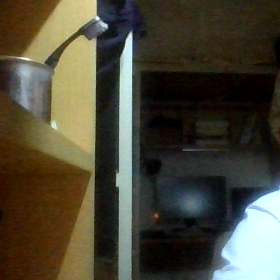
#> input picture code/capture_python.png, 280 x 280 px
$ python face_read_v2.py
#> lines starting #> are read from the running program, lines starting #| are printed output that depends on the picture
#> further down, img is the input picture: shape (280, 280, 3); mean B, G, R 55.4, 70.8, 74.7
import cv2
import math
# import numpy as np

color = {'W': 0, 'R': 1, 'G': 2, 'B': 3, 'O': 4, 'Y': 5, 'U': 6}


def get_mean_RGB(img):
    # note: the default color format in CV2.imread is BGR
    blue = img[:, :, 0].mean()
    green = img[:, :, 1].mean()
    red = img[:, :, 2].mean()
    return red, green, blue


def get_mean_HSV(img):
    HSV = cv2.cvtColor(img, cv2.COLOR_BGR2HSV)
    h = HSV[:, :, 0].mean()
    s = HSV[:, :, 1].mean()
    v = HSV[:, :, 2].mean()
    return h, s, v


def get_color_HSVRGB(h, s, v, r, g, b):
    if (r==0 or b / r > 2) and b > g:
        return color['B']
    elif (r==0 or g / r > 2) and g > b:
        return color['G']
    if (b==0 or r / b > 2) and (g==0 or r / g > 2):
        if h > 8:
            return color['O']
        else:
            return color['R']
    elif h < 20 and s < 150:
        return color['W']
    elif h < 50:
        return color['Y']
    else:
        return color['W']


def sq_color_read(img, edge_pect):
    '''
        input:
            image of a single sticker(of a single color)
        return:
            one integer representing the sticker's color
            W:0 R:1 G:2 B:3 O:4 Y:5
    '''
    ori_size = len(img)
    start = math.floor(ori_size*(edge_pect/2))
    end = math.floor(ori_size*(1-edge_pect/2))
    img_center = img[start:end, start:end]
    r, g, b = get_mean_RGB(img_center)
    h, s, v = get_mean_HSV(img_center)
    return get_color_HSVRGB(h, s, v, r, g, b)


def face_read(img):
    '''
        input:
            image read by cv2.imread(pth)
            (the given img must be a square)
        return:
            a list of 9 integers�?
                W:0 R:1 G:2 B:3 O:4 Y:5
            representing colors of the 9 stickers on the cube face
    '''
    colors = [0, 0, 0, 0, 0, 0, 0, 0, 0]
    size_len = len(img)
#> size_len = 280
    s_size = int(size_len / 3)
#> s_size = 93
    for i in range(9):
        l = i // 3 + 1
        c = i % 3 + 1
        sticker = img[(l-1)*s_size:l*s_size, (c-1)*s_size:c*s_size]
        colors[i] = sq_color_read(sticker, 0.7)
#> this loop made 9 passes
#> (r in sq_color_read, g in sq_color_read, b in sq_color_read) on passes 1 to 9: (160.8, 148.7, 97.51), (83.78, 91.49, 89.58), (44.7, 35.49, 19.39), (131.6, 123.5, 78.88), (71.17, 79.95, 76.36), (27.37, 23.73, 17.4), (73.41, 42.31, 7.61), (66.71, 70.78, 66.29), (114.8, 141.7, 152.9)
#> pass 1, in face_read, `sticker = img[(l-1)*s_size:l*s_size, (c-1)*s_size:c*s_size]`:
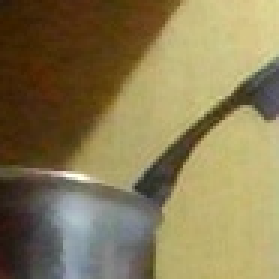
#> sticker: shape (93, 93, 3) (shown 3 times larger); mean B, G, R 83.7, 123, 136.4
#> pass 1, in sq_color_read, `img_center = img[start:end, start:end]`:
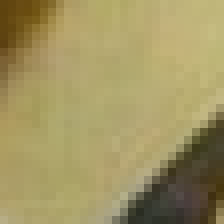
#> img_center: shape (28, 28, 3) (shown 8 times larger); mean B, G, R 97.5, 148.7, 160.8
#> pass 2, in face_read, `sticker = img[(l-1)*s_size:l*s_size, (c-1)*s_size:c*s_size]`:
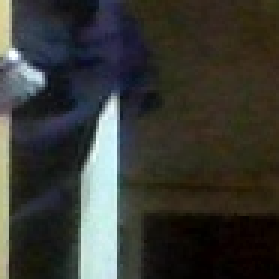
#> sticker: shape (93, 93, 3) (shown 3 times larger); mean B, G, R 52.5, 57.3, 56.4
#> after the loop:
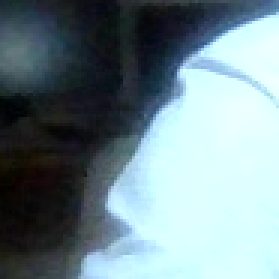
#> sticker: shape (93, 93, 3) (shown 3 times larger); mean B, G, R 142.3, 136, 115
#> after the loop, colors = [5, 0, 0, 5, 0, 5, 5, 0, 0]
    name2color = {v: k for k, v in color.items()}
    return colors


if (__name__ == '__main__'):
    img = cv2.imread("capture_python.png")
    face_read(img)

# W:0 R:1 G:2 B:3 O:4 Y:5
